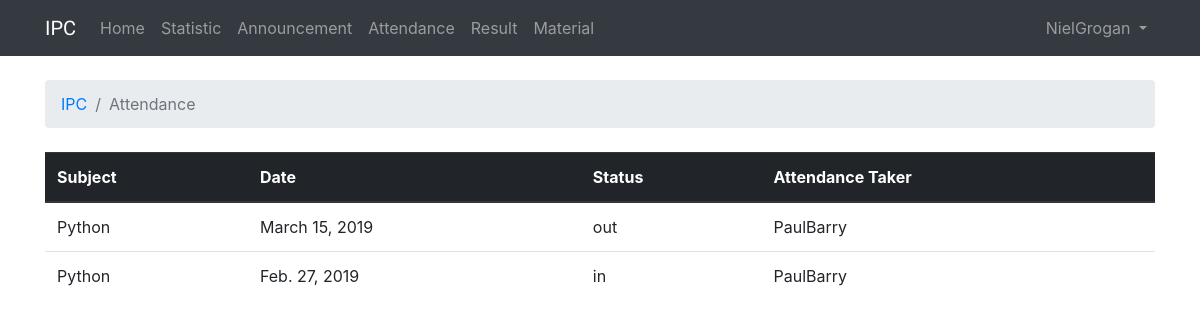
The page /1/attendance (signed in) on the database as committed earlier.
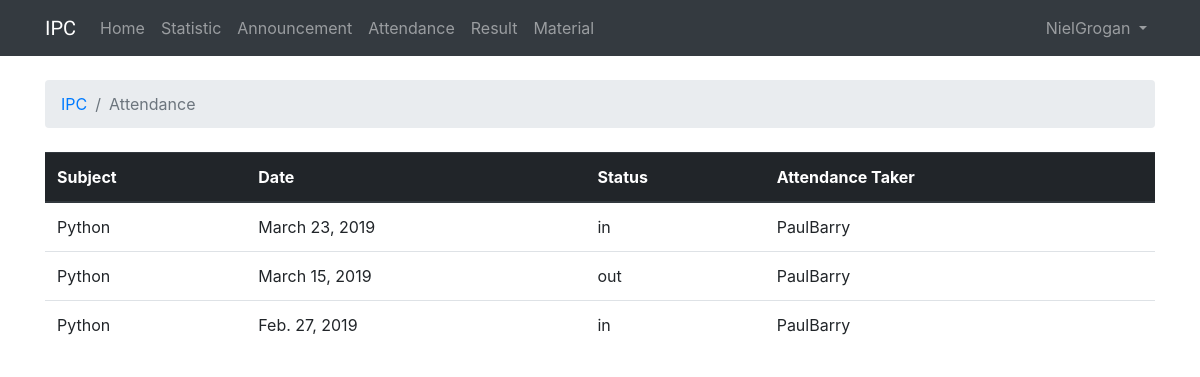
The same page on the database as committed later.
### IPC/models.py (models this page shows, shortened)
class DailyAttendance(models.Model):
    dailyAttendanceStudentStatus = models.ForeignKey(AttendanceStatus, on_delete=models.CASCADE,)
    dailyAttendanceStudentId = models.ForeignKey(User, on_delete=models.CASCADE,)
    dailyAttendanceAttendanceId = models.ForeignKey(Attendance, on_delete=models.CASCADE,)

class Attendance(models.Model):
    attendanceDate = models.DateField(auto_now_add=True)
    attendanceTeacherId = models.ForeignKey(User, on_delete=models.CASCADE, related_name='attendance_taker')
    attendanceCourseId = models.ForeignKey(Course, on_delete=models.CASCADE, related_name='current_course')
    attendanceSubject = models.ForeignKey(Subject, on_delete=models.CASCADE)

class Subject(models.Model):
    subjectName = models.CharField(max_length=255)
    subjectCourse = models.ForeignKey(Course, on_delete=models.CASCADE)
    subjectTeacherId = models.ForeignKey(User, on_delete=models.CASCADE)
    def __str__(self):
        return self.subjectName

class AttendanceStatus(models.Model):
    attendanceStatusName = models.CharField(max_length=255)
    attendanceStatusDesc = models.TextField(max_length=4000)
    def __str__(self):
        return self.attendanceStatusName

### IPC/views.py (the view)
# urls.py: path('<int:course_id>/attendance', views.course_attendance, name='course_attendance'),
@login_required
def course_attendance(request, course_id):
    user = request.user
    if user.groups.filter(name='Teacher').exists():
        user_type = "teacher"
    elif user.groups.filter(name='Student').exists():
        user_type = "student"
    if user_type == "teacher":
        attendances = list(Attendance.objects.filter(attendanceCourseId=course_id).order_by('-attendanceDate'))
        return render(request, 'attendance.html', {'attendances': attendances,
                                                   'user_type': user_type,
                                                   'course_id': course_id,})
    elif user_type == "student":
        dailyAttendances = list(DailyAttendance.objects.filter(dailyAttendanceStudentId=request.user).order_by('-id'))
        attendances = list(Attendance.objects.order_by('-attendanceDate'))
        return render(request, 'attendance.html', {'dailyAttendances': dailyAttendances,
                                                   'attendances': attendances,
                                                   'user_type': user_type,
                                                   'course_id': course_id,
                                                   'data': zip(dailyAttendances,attendances)})

### templates/attendance.html (shortened to what this page needs)
{% extends 'base.html' %}
{% block breadcrumb %}
  <li class="breadcrumb-item"><a href="{% url 'course' %}">IPC</a></li>
  <li class="breadcrumb-item active">Attendance</li>
{% endblock %}
{% block content %}
  {% if user_type == "teacher" %}
    <div class="mb-4">
      <a class="btn btn-primary" href="{% url 'create_course_attendance' course_id=course_id %}">Create Attendance</a>
    </div>
    <table class="table">
      <thead class="thead-dark">
        <tr>
          <th>Course</th>
          <th>Subject</th>
          <th>Date Taken</th>
          <th>Teacher</th>
          <th></th>
        </tr>
      </thead>
      <tbody>
        {% for attendance in attendances %}
          <tr>
            <td>{{ attendance.attendanceCourseId }}</td>
            <td>{{ attendance.attendanceSubject }}</td>
            <td>{{ attendance.attendanceDate }}</td>
            <td>{{ attendance.attendanceTeacherId }}</td>
            <td><a class="btn btn-primary" href="{% url 'course_attendance_detail' course_id=course_id attendance_id=attendance.id %}">Check Details</a></td>
          </tr>
        {% endfor %}
      </tbody>
    </table>
  {% elif user_type == "student" %}
    <table class="table">
      <thead class="thead-dark">
        <tr>
          <th>Subject</th>
          <th>Date</th>
          <th>Status</th>
          <th>Attendance Taker</th>
        </tr>
      </thead>
      <tbody>
        {% for dailyAttendance, attendances in data %}
          <tr>
            <td>{{ attendances.attendanceSubject }}</td>
            <td>{{ attendances.attendanceDate }}</td>
            <td>{{ dailyAttendance.dailyAttendanceStudentStatus }}</td>
            <td>{{ attendances.attendanceTeacherId }}</td>
          </tr>
        {% endfor %}
      </tbody>
    </table>
  {% endif %}
{% endblock %}

Rows that differ between the two databases and show on the page:
added DailyAttendance: attendanceSubject "Python", attendanceDate "March 23, 2019", dailyAttendanceStudentStatus "in", attendanceTeacherId "PaulBarry"
